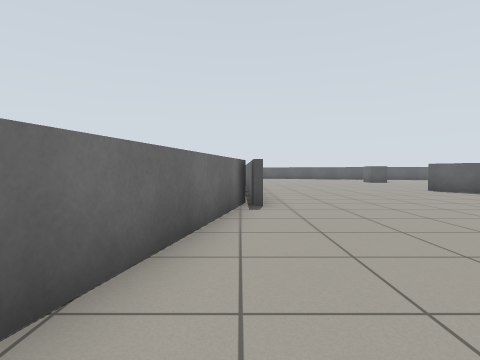
View 1 (above)

14 first-person views from a walk through a world built for the Gazebo simulator. The camera is 0.77 m above the floor, tilts 2° down and sees 80° across. The floor is counted in squares, 1 m on a side. Each view is taken from the middle of a square. On the plan, view 1 faces up. The plan holds only what a view shows up to about 10 squares ahead; the rest is blank.

View 2
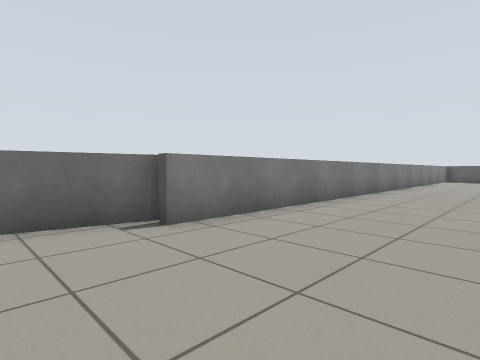

View 3
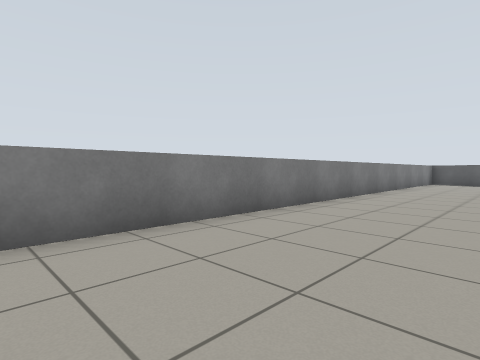

View 4
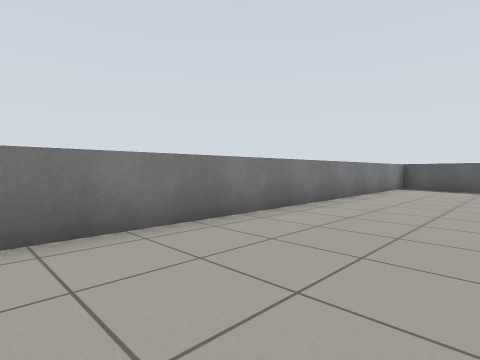

View 5
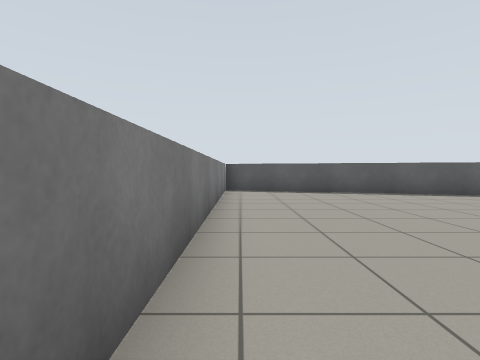

View 6
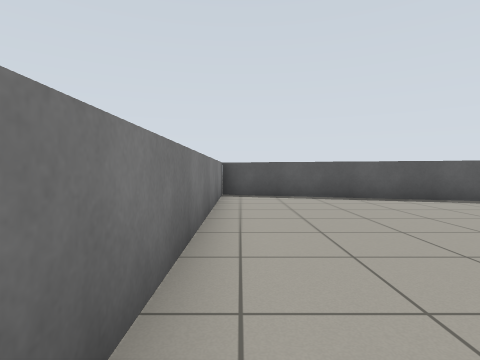

View 7
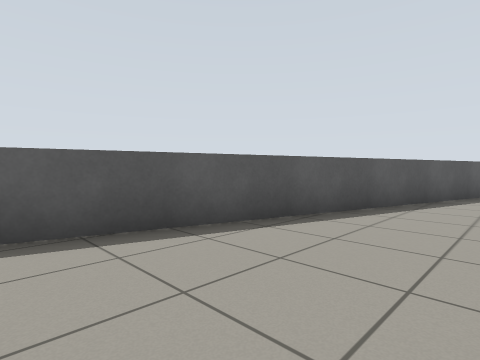

View 8
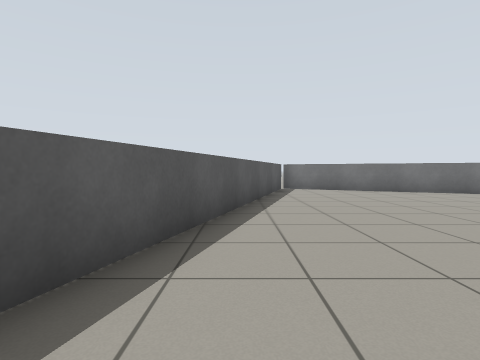

View 9
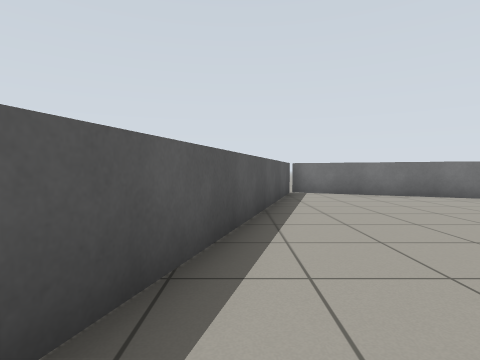

View 10
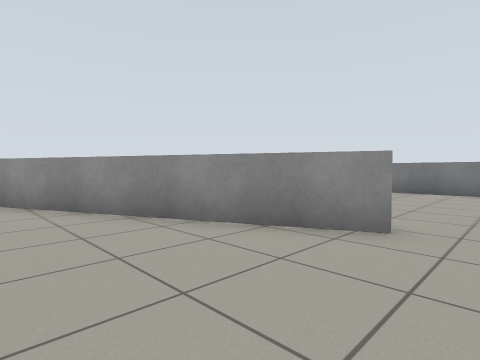

View 11
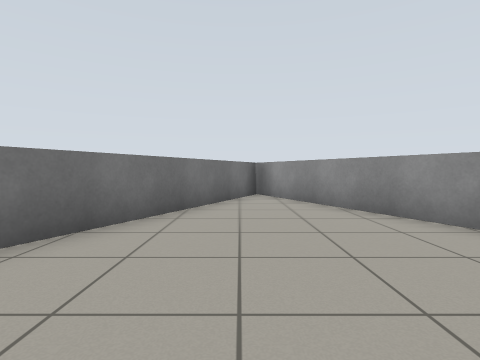

View 12
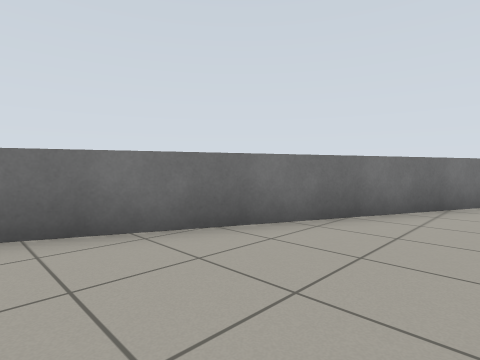

View 13
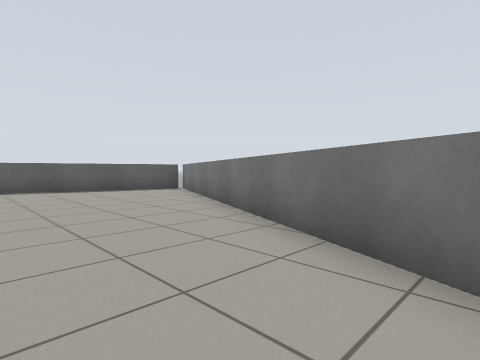

View 14
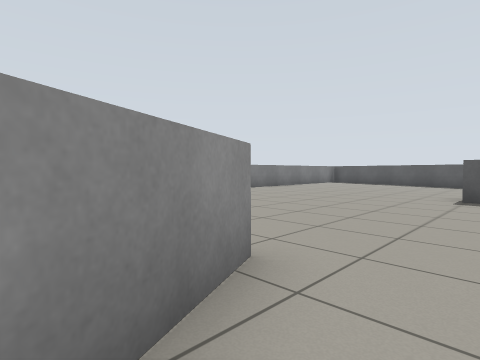

### Floor plan
Points are (right, up) in squares from view 1. A wall is a line through its corners. A room is listed if a view was taken in it or the views show most of it. See-through windows are left out.
Room 1 (views 1, 2, 3, 4, 5, 6, 7, 8, 9, 10, 11, 12, 13, 14)
walls: (7.8, 9.2) (7.5, 10); (7.3, 10.9) (11.5, 1.9) (19.8, 20.2); (0.1, 6.8) (-1.1, 1.2); (19.6, 20.3) (0.4, 25.9) (0.5, 6)
objects: grey box (8, 18) to (9, 18)

Positions as (right, up) in squares from view 1, and headings:
1: (0, 0), facing up
2: (4, 4), facing up-left
3: (4, 8), facing up-left
4: (4, 13), facing up-left
5: (1, 15), facing up
6: (1, 17), facing up
7: (4, 21), facing up-right
8: (8, 22), facing right
9: (10, 22), facing right
10: (11, 12), facing down-left
11: (12, 11), facing down
12: (12, 12), facing down-right
13: (13, 10), facing up-right
14: (9, 9), facing up-left
